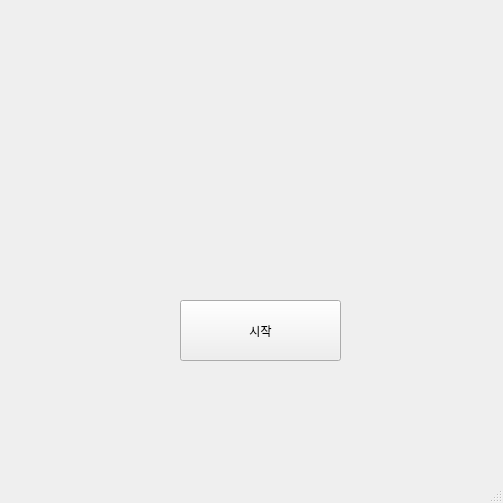
<?xml version="1.0" encoding="UTF-8"?>
<ui version="4.0">
 <class>MainWindow</class>
 <widget class="QMainWindow" name="MainWindow">
  <property name="geometry">
   <rect>
    <x>0</x>
    <y>0</y>
    <width>503</width>
    <height>503</height>
   </rect>
  </property>
  <property name="windowTitle">
   <string>MainWindow</string>
  </property>
  <property name="styleSheet">
   <string notr="true"/>
  </property>
  <property name="tabShape">
   <enum>QTabWidget::Rounded</enum>
  </property>
  <widget class="QWidget" name="centralwidget">
   <widget class="QPushButton" name="pushButton">
    <property name="geometry">
     <rect>
      <x>180</x>
      <y>300</y>
      <width>161</width>
      <height>61</height>
     </rect>
    </property>
    <property name="text">
     <string>시작</string>
    </property>
   </widget>
  </widget>
  <widget class="QMenuBar" name="menubar">
   <property name="geometry">
    <rect>
     <x>0</x>
     <y>0</y>
     <width>503</width>
     <height>21</height>
    </rect>
   </property>
  </widget>
  <widget class="QStatusBar" name="statusbar"/>
 </widget>
 <resources/>
 <connections/>
</ui>
